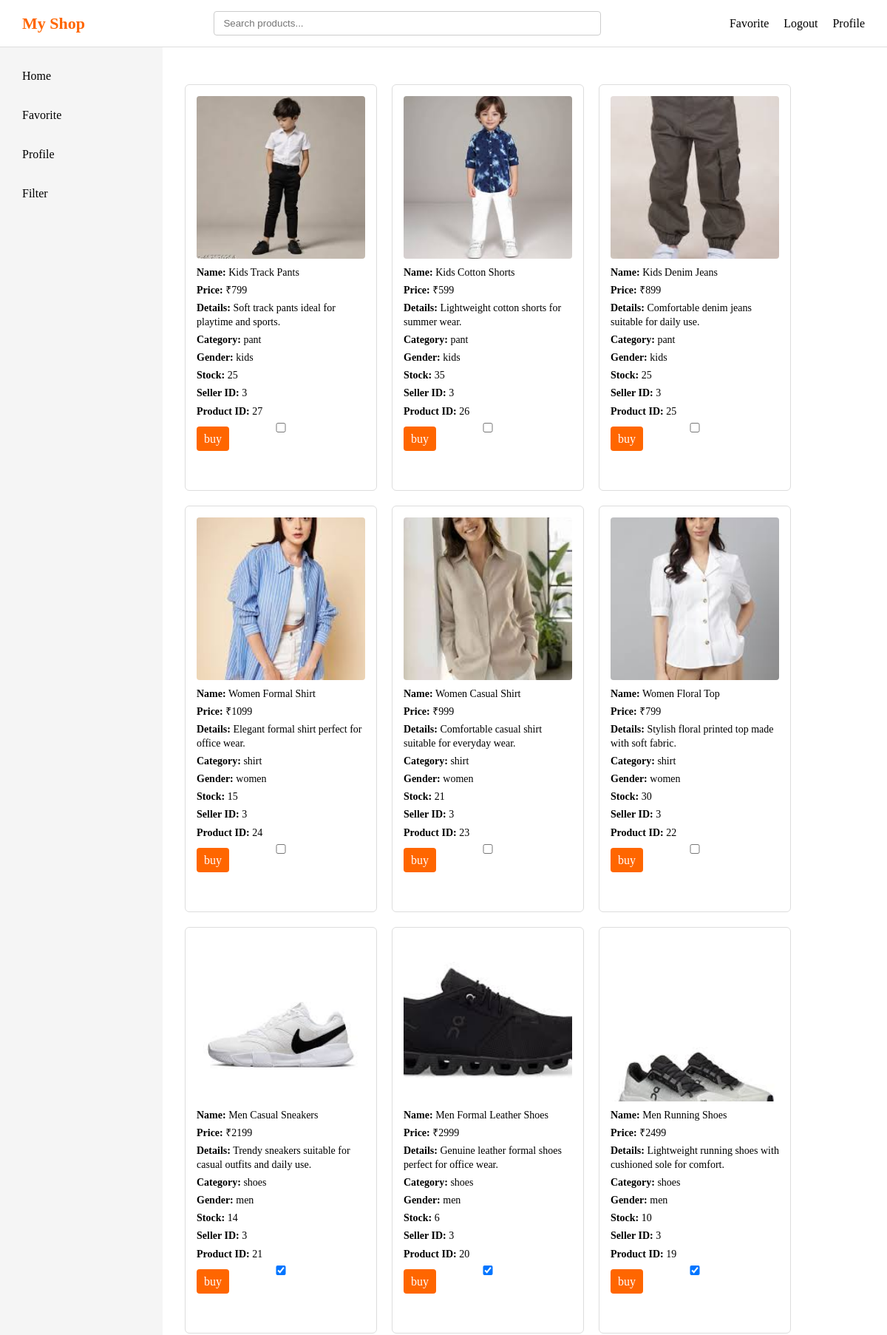
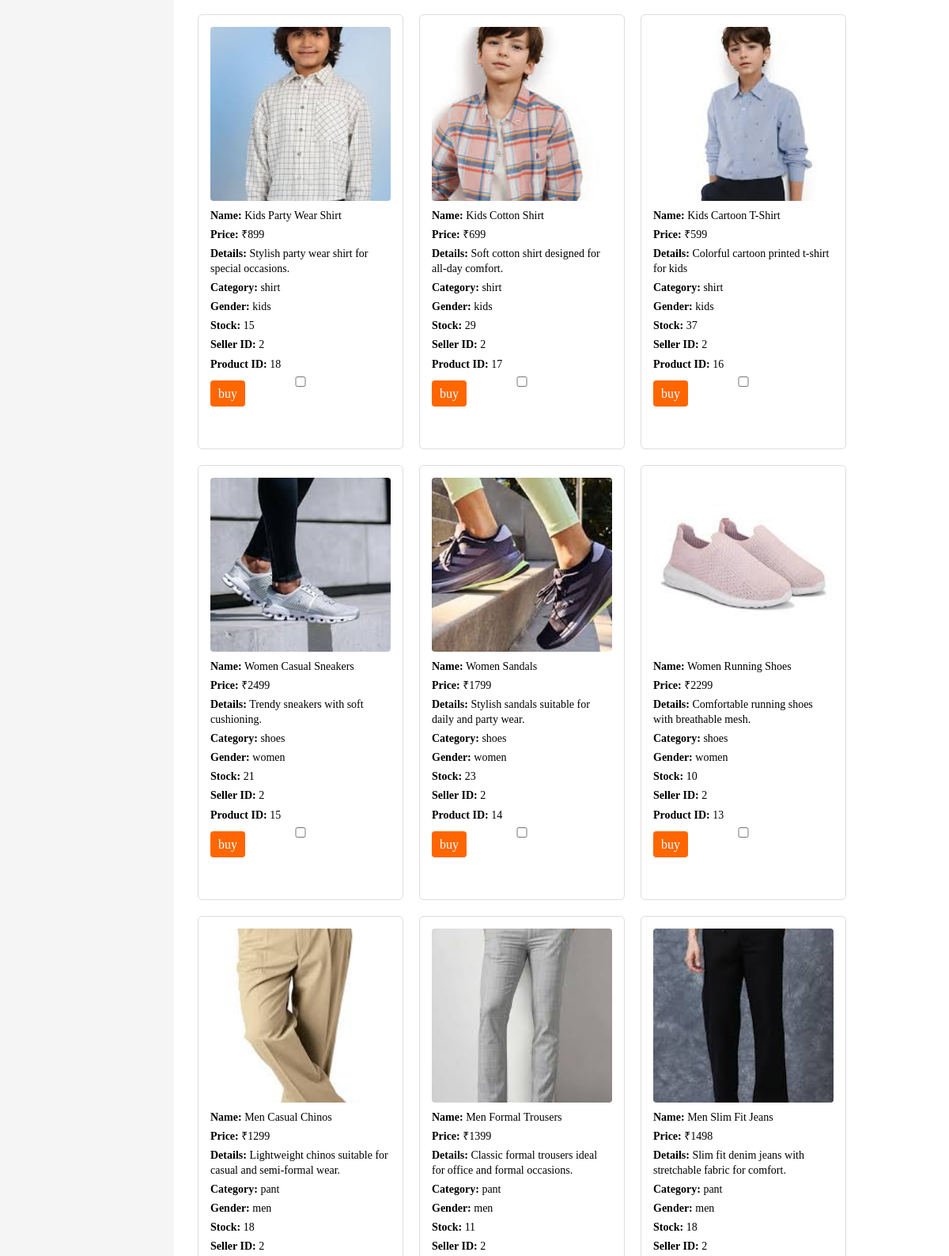
The page /filter (signed in, upper part) on the database its author committed (2 pictures, top to bottom).
### app/models/product.py (models this page shows)
class Product(db.Model):
    id=db.Column(db.Integer, primary_key = True)
    product_name = db.Column(db.String(100))
    product_price= db.Column(db.Integer)
    product_image= db.Column(db.String(200))
    product_details = db.Column(db.Text)
    product_category = db.Column(db.String(100))
    product_gender= db.Column(db.String(20))
    product_stock= db.Column(db.Integer)
    status = db.Column(db.String(10),nullable=False,default='active')
    seller_id = db.Column(db.Integer, db.ForeignKey('user.id'))

### app/filter/routes.py (the view)
@filter_bp.route('/filter')
def filter():
    if 'user' not in session:
        return redirect(url_for('auth.login'))
    username = session.get('user')
    user = User.query.filter_by(username=username).first()
    category = request.args.get('category')
    gender = request.args.get('gender')
    price = request.args.get('price')
    query = Product.query
    if category:
        query = query.filter(Product.product_category.in_(category.split(',')))
    if gender:
        query = query.filter(Product.product_gender.in_(gender.split(',')))
    if price:
        query = query.filter(Product.product_price <= int(price))
    products = query.filter(Product.status == 'active').order_by(Product.id.desc()).all()
    liked_products = [
        up.product_id
        for up in UserProduct.query.filter_by(user_id=user.id).all()
    ]
    return render_template('filter.html', user=user, products=products , liked_products= liked_products)

### app/templates/filter.html (shortened to what this page needs)
<!DOCTYPE html>
<html lang="en">
<head>
    <link rel="stylesheet" href="{{ url_for('static', filename='style.css') }}">
</head>
<body>
    <div class="header">
        <div class="logo">My Shop</div>
        <div class="searchbar" id="searchbar">
            <input type="text" placeholder="Search products..." />
        </div>
        <div class="right">
            <div class="favorite"><a href="/favorite">Favorite</a></div>
            <div class="logout"><a href="/logout">Logout</a></div>
            <div class="profile"><a href="/profile">Profile</a></div>
        </div>
    </div>
    <div class="layout">
        <div class="sidebar">
            <div class="top">
                <div class="home" id="sidebar-home">Home</div>
                <div class="favorite" id="sidebar-favorite">Favorite</div>
                <div class="profile" id="sidebar-profile">Profile</div>
                <div class="filter" id="sidebar-filter">Filter</div>
            </div>
        </div>
        <div class="main">
            {% if products %}
            <div class="products">
                {% for product in products %}
                <div class="product-card">
                    <img src="{{ url_for('static', filename='uploads/' + product.product_image) }}">
                    <p><strong>Name:</strong> {{ product.product_name }}</p>
                    <p><strong>Price:</strong> ₹{{ product.product_price }}</p>
                    <p><strong>Details:</strong> {{ product.product_details }}</p>
                    <p><strong>Category:</strong> {{ product.product_category }}</p>
                    <p><strong>Gender:</strong> {{ product.product_gender }}</p>
                    <p><strong>Stock:</strong> {{ product.product_stock }}</p>
                    <p><strong>Seller ID:</strong> {{ product.seller_id }}</p>
                    <p><strong>Product ID:</strong> {{ product.id }}</p>
                    <input type="checkbox" class="like-checkbox" data-product-id="{{ product.id }}"
                    {% if product.id in liked_products %}
                        checked
                    {% endif %}>
                    <div class="buybutton">
                        <a href="{{ url_for('payment.buyButton', product_id=product.id) }}">buy</a>
                    </div>
                </div>
                {% endfor %}
            </div>
            {%  else  %}
            <div class="notFound">
                <h1>this products are currently not available</h1>
            </div>
            {% endif %}
        </div>
    </div>
</body>
</html>

### app/static/style.css (style rules this page uses)
* { margin: 0; padding: 0; box-sizing: border-box; }
.header { display: flex; align-items: center; justify-content: space-between; padding: 15px 30px; background-color: #ffffff; border-bottom: 1px solid #ddd; width: 100%; }
.logo { font-size: 22px; font-weight: bold; color: #ff6600; white-space: nowrap; }
.searchbar { flex: 1; display: flex; justify-content: center; }
.searchbar input { width: 60%; min-width: 250px; padding: 8px 12px; border: 1px solid #ccc; border-radius: 4px; }
.right { display: flex; align-items: center; gap: 20px; white-space: nowrap; }
.right a, .right div { text-decoration: none; color: #000; cursor: pointer; font-weight: 500; }
.layout { display: flex; height: calc(100vh - 70px); }
.sidebar { width: 220px; height: 100%; background-color: #f5f5f5; padding: 20px; display: flex; flex-direction: column; }
.sidebar .top { flex: 1; overflow-y: auto; display: flex; flex-direction: column; gap: 15px; }
.sidebar .top div { padding: 10px; cursor: pointer; border-radius: 4px; }
.main { flex: 1; padding: 30px; background-color: #ffffff; overflow-y: auto; }
.products { display: grid; grid-template-columns: repeat(auto-fill, 260px); gap: 20px; margin-top: 20px; }
.products > div { width: 260px; height: 550px; border: 1px solid #ddd; border-radius: 6px; padding: 15px; background-color: #fff; display: flex; flex-direction: column; overflow: hidden; }
.products img { width: 100%; height: 220px; object-fit: cover; border-radius: 4px; margin-bottom: 10px; }
.products p { font-size: 14px; margin-bottom: 6px; line-height: 1.3; }
.buybutton a, .products button { margin-top: auto; padding: 8px 10px; border-radius: 4px; text-align: center; background-color: #ff6600; color: white; text-decoration: none; border: none; cursor: pointer; }

### rows shown on the page
Product: product_image (picture), product_name "Kids Track Pants", product_price "799", product_details "Soft track pants ideal for playtime and sports.", product_category "pant", product_gender "kids", product_stock "25", seller_id "3", id "27"
Product: product_image (picture), product_name "Kids Cotton Shorts", product_price "599", product_details "Lightweight cotton shorts for summer wear.", product_category "pant", product_gender "kids", product_stock "35", seller_id "3", id "26"
Product: product_image (picture), product_name "Kids Denim Jeans", product_price "899", product_details "Comfortable denim jeans suitable for daily use.", product_category "pant", product_gender "kids", product_stock "25", seller_id "3", id "25"
Product: product_image (picture), product_name "Women Formal Shirt", product_price "1099", product_details "Elegant formal shirt perfect for office wear.", product_category "shirt", product_gender "women", product_stock "15", seller_id "3", id "24"
Product: product_image (picture), product_name "Women Casual Shirt", product_price "999", product_details "Comfortable casual shirt suitable for everyday wear.", product_category "shirt", product_gender "women", product_stock "21", seller_id "3", id "23"
Product: product_image (picture), product_name "Women Floral Top", product_price "799", product_details "Stylish floral printed top made with soft fabric.", product_category "shirt", product_gender "women", product_stock "30", seller_id "3", id "22"
Product: product_image (picture), product_name "Men Casual Sneakers", product_price "2199", product_details "Trendy sneakers suitable for casual outfits and daily use.", product_category "shoes", product_gender "men", product_stock "14", seller_id "3", id "21", id "☑"
Product: product_image (picture), product_name "Men Formal Leather Shoes", product_price "2999", product_details "Genuine leather formal shoes perfect for office wear.", product_category "shoes", product_gender "men", product_stock "6", seller_id "3", id "20", id "☑"
Product: product_image (picture), product_name "Men Running Shoes", product_price "2499", product_details "Lightweight running shoes with cushioned sole for comfort.", product_category "shoes", product_gender "men", product_stock "10", seller_id "3", id "19", id "☑"
Product: product_image (picture), product_name "Kids Party Wear Shirt", product_price "899", product_details "Stylish party wear shirt for special occasions.", product_category "shirt", product_gender "kids", product_stock "15", seller_id "2", id "18"
Product: product_image (picture), product_name "Kids Cotton Shirt", product_price "699", product_details "Soft cotton shirt designed for all-day comfort.", product_category "shirt", product_gender "kids", product_stock "29", seller_id "2", id "17"
Product: product_image (picture), product_name "Kids Cartoon T-Shirt", product_price "599", product_details "Colorful cartoon printed t-shirt for kids", product_category "shirt", product_gender "kids", product_stock "37", seller_id "2", id "16"
Product: product_image (picture), product_name "Women Casual Sneakers", product_price "2499", product_details "Trendy sneakers with soft cushioning.", product_category "shoes", product_gender "women", product_stock "21", seller_id "2", id "15"
Product: product_image (picture), product_name "Women Sandals", product_price "1799", product_details "Stylish sandals suitable for daily and party wear.", product_category "shoes", product_gender "women", product_stock "23", seller_id "2", id "14"
Product: product_image (picture), product_name "Women Running Shoes", product_price "2299", product_details "Comfortable running shoes with breathable mesh.", product_category "shoes", product_gender "women", product_stock "10", seller_id "2", id "13"
Product: product_image (picture), product_name "Men Casual Chinos", product_price "1299", product_details "Lightweight chinos suitable for casual and semi-formal wear.", product_category "pant", product_gender "men", product_stock "18", seller_id "2"
Product: product_image (picture), product_name "Men Formal Trousers", product_price "1399", product_details "Classic formal trousers ideal for office and formal occasions.", product_category "pant", product_gender "men", product_stock "11", seller_id "2"
Product: product_image (picture), product_name "Men Slim Fit Jeans", product_price "1498", product_details "Slim fit denim jeans with stretchable fabric for comfort.", product_category "pant", product_gender "men", product_stock "18", seller_id "2"
